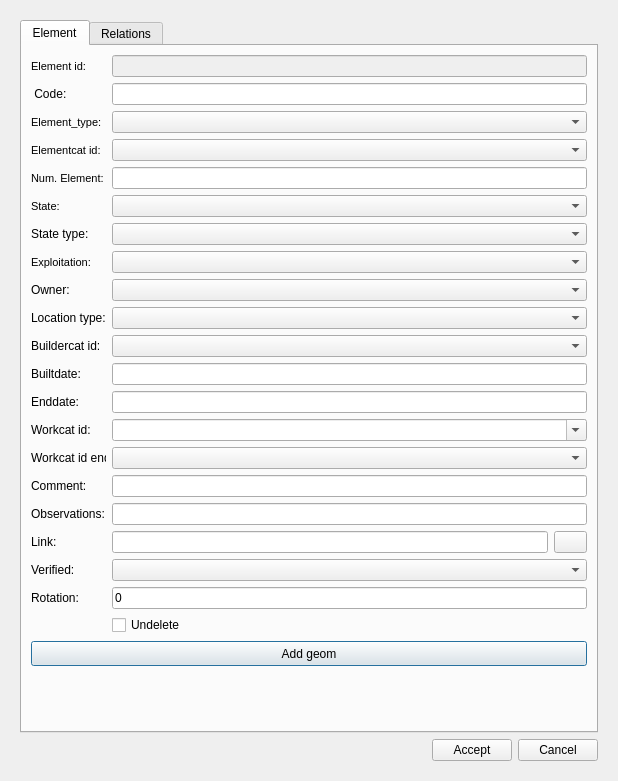
<?xml version="1.0" encoding="UTF-8"?>
<ui version="4.0">
 <class>dlg_element</class>
 <widget class="QDialog" name="dlg_element">
  <property name="geometry">
   <rect>
    <x>0</x>
    <y>0</y>
    <width>618</width>
    <height>781</height>
   </rect>
  </property>
  <property name="windowTitle">
   <string>Element</string>
  </property>
  <layout class="QGridLayout" name="gridLayout_4">
   <item row="0" column="0">
    <widget class="QWidget" name="centralwidget" native="true">
     <property name="minimumSize">
      <size>
       <width>319</width>
       <height>586</height>
      </size>
     </property>
     <layout class="QGridLayout" name="gridLayout">
      <item row="0" column="0">
       <widget class="QTabWidget" name="tabWidget">
        <property name="currentIndex">
         <number>0</number>
        </property>
        <widget class="QWidget" name="tab_element">
         <attribute name="title">
          <string>Element</string>
         </attribute>
         <layout class="QGridLayout" name="gridLayout_2">
          <item row="9" column="0">
           <widget class="QPushButton" name="btn_add_geom">
            <property name="sizePolicy">
             <sizepolicy hsizetype="Minimum" vsizetype="Minimum">
              <horstretch>0</horstretch>
              <verstretch>0</verstretch>
             </sizepolicy>
            </property>
            <property name="minimumSize">
             <size>
              <width>0</width>
              <height>25</height>
             </size>
            </property>
            <property name="text">
             <string>Add geom</string>
            </property>
           </widget>
          </item>
          <item row="10" column="0">
           <spacer name="verticalSpacer">
            <property name="orientation">
             <enum>Qt::Vertical</enum>
            </property>
            <property name="sizeHint" stdset="0">
             <size>
              <width>20</width>
              <height>40</height>
             </size>
            </property>
           </spacer>
          </item>
          <item row="0" column="0">
           <layout class="QGridLayout" name="gridLayout_3">
            <item row="3" column="1">
             <widget class="QLabel" name="lbl_elementcat_id">
              <property name="sizePolicy">
               <sizepolicy hsizetype="Fixed" vsizetype="Preferred">
                <horstretch>0</horstretch>
                <verstretch>0</verstretch>
               </sizepolicy>
              </property>
              <property name="font">
               <font>
                <pointsize>8</pointsize>
                <weight>50</weight>
                <bold>false</bold>
               </font>
              </property>
              <property name="frameShape">
               <enum>QFrame::NoFrame</enum>
              </property>
              <property name="frameShadow">
               <enum>QFrame::Plain</enum>
              </property>
              <property name="text">
               <string>Elementcat id:</string>
              </property>
              <property name="textFormat">
               <enum>Qt::AutoText</enum>
              </property>
              <property name="scaledContents">
               <bool>false</bool>
              </property>
              <property name="alignment">
               <set>Qt::AlignLeading|Qt::AlignLeft|Qt::AlignVCenter</set>
              </property>
              <property name="margin">
               <number>3</number>
              </property>
             </widget>
            </item>
            <item row="1" column="1">
             <widget class="QLabel" name="lbl_code">
              <property name="text">
               <string> Code:</string>
              </property>
             </widget>
            </item>
            <item row="5" column="1">
             <widget class="QLabel" name="lbl_state">
              <property name="sizePolicy">
               <sizepolicy hsizetype="Fixed" vsizetype="Preferred">
                <horstretch>0</horstretch>
                <verstretch>0</verstretch>
               </sizepolicy>
              </property>
              <property name="font">
               <font>
                <pointsize>8</pointsize>
                <weight>50</weight>
                <bold>false</bold>
               </font>
              </property>
              <property name="frameShape">
               <enum>QFrame::NoFrame</enum>
              </property>
              <property name="frameShadow">
               <enum>QFrame::Plain</enum>
              </property>
              <property name="text">
               <string>State:</string>
              </property>
              <property name="textFormat">
               <enum>Qt::AutoText</enum>
              </property>
              <property name="scaledContents">
               <bool>false</bool>
              </property>
              <property name="alignment">
               <set>Qt::AlignLeading|Qt::AlignLeft|Qt::AlignVCenter</set>
              </property>
              <property name="margin">
               <number>3</number>
              </property>
             </widget>
            </item>
            <item row="2" column="1">
             <widget class="QLabel" name="lbl_element_type">
              <property name="sizePolicy">
               <sizepolicy hsizetype="Fixed" vsizetype="Preferred">
                <horstretch>0</horstretch>
                <verstretch>0</verstretch>
               </sizepolicy>
              </property>
              <property name="font">
               <font>
                <pointsize>8</pointsize>
                <weight>50</weight>
                <bold>false</bold>
               </font>
              </property>
              <property name="frameShape">
               <enum>QFrame::NoFrame</enum>
              </property>
              <property name="frameShadow">
               <enum>QFrame::Plain</enum>
              </property>
              <property name="text">
               <string>Element_type:</string>
              </property>
              <property name="textFormat">
               <enum>Qt::AutoText</enum>
              </property>
              <property name="scaledContents">
               <bool>false</bool>
              </property>
              <property name="alignment">
               <set>Qt::AlignLeading|Qt::AlignLeft|Qt::AlignVCenter</set>
              </property>
              <property name="margin">
               <number>3</number>
              </property>
             </widget>
            </item>
            <item row="10" column="1">
             <widget class="QLabel" name="lbl_buildercat_id">
              <property name="sizePolicy">
               <sizepolicy hsizetype="Fixed" vsizetype="Preferred">
                <horstretch>0</horstretch>
                <verstretch>0</verstretch>
               </sizepolicy>
              </property>
              <property name="text">
               <string>Buildercat id:</string>
              </property>
             </widget>
            </item>
            <item row="11" column="1">
             <widget class="QLabel" name="lbl_builtdate">
              <property name="sizePolicy">
               <sizepolicy hsizetype="Fixed" vsizetype="Preferred">
                <horstretch>0</horstretch>
                <verstretch>0</verstretch>
               </sizepolicy>
              </property>
              <property name="text">
               <string>Builtdate:</string>
              </property>
             </widget>
            </item>
            <item row="0" column="1">
             <widget class="QLabel" name="lbl_element_id">
              <property name="font">
               <font>
                <pointsize>8</pointsize>
                <weight>50</weight>
                <bold>false</bold>
               </font>
              </property>
              <property name="frameShape">
               <enum>QFrame::NoFrame</enum>
              </property>
              <property name="frameShadow">
               <enum>QFrame::Plain</enum>
              </property>
              <property name="text">
               <string>Element id:</string>
              </property>
              <property name="textFormat">
               <enum>Qt::AutoText</enum>
              </property>
              <property name="scaledContents">
               <bool>false</bool>
              </property>
              <property name="alignment">
               <set>Qt::AlignLeading|Qt::AlignLeft|Qt::AlignVCenter</set>
              </property>
              <property name="margin">
               <number>3</number>
              </property>
             </widget>
            </item>
            <item row="9" column="1">
             <widget class="QLabel" name="lbl_location_type">
              <property name="sizePolicy">
               <sizepolicy hsizetype="Fixed" vsizetype="Preferred">
                <horstretch>0</horstretch>
                <verstretch>0</verstretch>
               </sizepolicy>
              </property>
              <property name="text">
               <string>Location type:</string>
              </property>
             </widget>
            </item>
            <item row="8" column="1">
             <widget class="QLabel" name="lbl_ownercat_id">
              <property name="sizePolicy">
               <sizepolicy hsizetype="Fixed" vsizetype="Preferred">
                <horstretch>0</horstretch>
                <verstretch>0</verstretch>
               </sizepolicy>
              </property>
              <property name="text">
               <string>Owner:</string>
              </property>
              <property name="margin">
               <number>0</number>
              </property>
             </widget>
            </item>
            <item row="7" column="1">
             <widget class="QLabel" name="lbl_expl_id">
              <property name="sizePolicy">
               <sizepolicy hsizetype="Fixed" vsizetype="Preferred">
                <horstretch>0</horstretch>
                <verstretch>0</verstretch>
               </sizepolicy>
              </property>
              <property name="font">
               <font>
                <pointsize>8</pointsize>
               </font>
              </property>
              <property name="frameShape">
               <enum>QFrame::NoFrame</enum>
              </property>
              <property name="frameShadow">
               <enum>QFrame::Plain</enum>
              </property>
              <property name="text">
               <string>Exploitation:</string>
              </property>
              <property name="textFormat">
               <enum>Qt::AutoText</enum>
              </property>
              <property name="scaledContents">
               <bool>false</bool>
              </property>
              <property name="alignment">
               <set>Qt::AlignLeading|Qt::AlignLeft|Qt::AlignVCenter</set>
              </property>
              <property name="margin">
               <number>3</number>
              </property>
             </widget>
            </item>
            <item row="13" column="1">
             <widget class="QLabel" name="lbl_workcat_id">
              <property name="sizePolicy">
               <sizepolicy hsizetype="Fixed" vsizetype="Preferred">
                <horstretch>0</horstretch>
                <verstretch>0</verstretch>
               </sizepolicy>
              </property>
              <property name="text">
               <string>Workcat id:</string>
              </property>
             </widget>
            </item>
            <item row="4" column="1">
             <widget class="QLabel" name="lbl_num_elements">
              <property name="sizePolicy">
               <sizepolicy hsizetype="Fixed" vsizetype="Preferred">
                <horstretch>0</horstretch>
                <verstretch>0</verstretch>
               </sizepolicy>
              </property>
              <property name="font">
               <font>
                <pointsize>8</pointsize>
                <weight>50</weight>
                <bold>false</bold>
               </font>
              </property>
              <property name="frameShape">
               <enum>QFrame::NoFrame</enum>
              </property>
              <property name="frameShadow">
               <enum>QFrame::Plain</enum>
              </property>
              <property name="text">
               <string>Num. Element:</string>
              </property>
              <property name="textFormat">
               <enum>Qt::AutoText</enum>
              </property>
              <property name="scaledContents">
               <bool>false</bool>
              </property>
              <property name="alignment">
               <set>Qt::AlignLeading|Qt::AlignLeft|Qt::AlignVCenter</set>
              </property>
              <property name="margin">
               <number>3</number>
              </property>
             </widget>
            </item>
            <item row="15" column="1">
             <widget class="QLabel" name="lbl_comment">
              <property name="sizePolicy">
               <sizepolicy hsizetype="Fixed" vsizetype="Preferred">
                <horstretch>0</horstretch>
                <verstretch>0</verstretch>
               </sizepolicy>
              </property>
              <property name="text">
               <string>Comment:</string>
              </property>
             </widget>
            </item>
            <item row="12" column="1">
             <widget class="QLabel" name="lbl_enddate">
              <property name="text">
               <string>Enddate:</string>
              </property>
             </widget>
            </item>
            <item row="6" column="1">
             <widget class="QLabel" name="lbl_state_type">
              <property name="sizePolicy">
               <sizepolicy hsizetype="Fixed" vsizetype="Preferred">
                <horstretch>0</horstretch>
                <verstretch>0</verstretch>
               </sizepolicy>
              </property>
              <property name="text">
               <string>State type:</string>
              </property>
             </widget>
            </item>
            <item row="17" column="3">
             <widget class="QLineEdit" name="link"/>
            </item>
            <item row="16" column="1">
             <widget class="QLabel" name="lbl_observ">
              <property name="sizePolicy">
               <sizepolicy hsizetype="Fixed" vsizetype="Preferred">
                <horstretch>0</horstretch>
                <verstretch>0</verstretch>
               </sizepolicy>
              </property>
              <property name="text">
               <string>Observations:</string>
              </property>
             </widget>
            </item>
            <item row="17" column="1">
             <widget class="QLabel" name="lbl_link">
              <property name="sizePolicy">
               <sizepolicy hsizetype="Fixed" vsizetype="Preferred">
                <horstretch>0</horstretch>
                <verstretch>0</verstretch>
               </sizepolicy>
              </property>
              <property name="text">
               <string>Link:</string>
              </property>
             </widget>
            </item>
            <item row="18" column="1">
             <widget class="QLabel" name="lbl_verified">
              <property name="sizePolicy">
               <sizepolicy hsizetype="Fixed" vsizetype="Preferred">
                <horstretch>0</horstretch>
                <verstretch>0</verstretch>
               </sizepolicy>
              </property>
              <property name="text">
               <string>Verified:</string>
              </property>
             </widget>
            </item>
            <item row="14" column="1">
             <widget class="QLabel" name="lbl_workcat_id_end">
              <property name="enabled">
               <bool>true</bool>
              </property>
              <property name="sizePolicy">
               <sizepolicy hsizetype="Fixed" vsizetype="Preferred">
                <horstretch>0</horstretch>
                <verstretch>0</verstretch>
               </sizepolicy>
              </property>
              <property name="maximumSize">
               <size>
                <width>75</width>
                <height>20</height>
               </size>
              </property>
              <property name="text">
               <string>Workcat id end:</string>
              </property>
             </widget>
            </item>
            <item row="19" column="1">
             <widget class="QLabel" name="lbl_rotation">
              <property name="text">
               <string>Rotation:</string>
              </property>
             </widget>
            </item>
            <item row="16" column="3" colspan="2">
             <widget class="QLineEdit" name="observ"/>
            </item>
            <item row="17" column="4">
             <widget class="QPushButton" name="btn_path_url">
              <property name="sizePolicy">
               <sizepolicy hsizetype="Minimum" vsizetype="Fixed">
                <horstretch>0</horstretch>
                <verstretch>0</verstretch>
               </sizepolicy>
              </property>
              <property name="minimumSize">
               <size>
                <width>0</width>
                <height>0</height>
               </size>
              </property>
              <property name="maximumSize">
               <size>
                <width>33</width>
                <height>16777215</height>
               </size>
              </property>
              <property name="text">
               <string/>
              </property>
             </widget>
            </item>
            <item row="15" column="3" colspan="2">
             <widget class="QLineEdit" name="comment"/>
            </item>
            <item row="9" column="3" colspan="2">
             <widget class="QComboBox" name="location_type"/>
            </item>
            <item row="14" column="3" colspan="2">
             <widget class="QComboBox" name="workcat_id_end"/>
            </item>
            <item row="10" column="3" colspan="2">
             <widget class="QComboBox" name="buildercat_id"/>
            </item>
            <item row="7" column="3" colspan="2">
             <widget class="QComboBox" name="expl_id"/>
            </item>
            <item row="6" column="3" colspan="2">
             <widget class="QComboBox" name="state_type">
              <property name="sizePolicy">
               <sizepolicy hsizetype="Preferred" vsizetype="Preferred">
                <horstretch>0</horstretch>
                <verstretch>0</verstretch>
               </sizepolicy>
              </property>
             </widget>
            </item>
            <item row="5" column="3" colspan="2">
             <widget class="QComboBox" name="state"/>
            </item>
            <item row="8" column="3" colspan="2">
             <widget class="QComboBox" name="ownercat_id"/>
            </item>
            <item row="4" column="3" colspan="2">
             <widget class="QLineEdit" name="num_elements">
              <property name="enabled">
               <bool>true</bool>
              </property>
              <property name="frame">
               <bool>true</bool>
              </property>
             </widget>
            </item>
            <item row="13" column="3" colspan="2">
             <widget class="QComboBox" name="workcat_id">
              <property name="editable">
               <bool>true</bool>
              </property>
             </widget>
            </item>
            <item row="11" column="3" colspan="2">
             <widget class="QLineEdit" name="builtdate"/>
            </item>
            <item row="12" column="3" colspan="2">
             <widget class="QLineEdit" name="enddate"/>
            </item>
            <item row="2" column="3" colspan="2">
             <widget class="QComboBox" name="element_type"/>
            </item>
            <item row="3" column="3" colspan="2">
             <widget class="QComboBox" name="elementcat_id"/>
            </item>
            <item row="1" column="3" colspan="2">
             <widget class="QLineEdit" name="code"/>
            </item>
            <item row="0" column="3" colspan="2">
             <widget class="QLineEdit" name="element_id">
              <property name="enabled">
               <bool>false</bool>
              </property>
              <property name="frame">
               <bool>true</bool>
              </property>
             </widget>
            </item>
            <item row="18" column="3" colspan="2">
             <widget class="QComboBox" name="verified"/>
            </item>
            <item row="19" column="3" colspan="2">
             <widget class="QLineEdit" name="rotation">
              <property name="text">
               <string>0</string>
              </property>
             </widget>
            </item>
            <item row="20" column="3" colspan="2">
             <widget class="QCheckBox" name="undelete">
              <property name="text">
               <string>Undelete</string>
              </property>
             </widget>
            </item>
           </layout>
          </item>
         </layout>
        </widget>
        <widget class="QWidget" name="tab_relations">
         <attribute name="title">
          <string>Relations</string>
         </attribute>
         <layout class="QVBoxLayout" name="verticalLayout_4">
          <item>
           <layout class="QHBoxLayout" name="horizontalLayout_9">
            <item>
             <widget class="QLineEdit" name="feature_id"/>
            </item>
            <item>
             <widget class="QPushButton" name="btn_insert">
              <property name="text">
               <string/>
              </property>
             </widget>
            </item>
            <item>
             <widget class="QPushButton" name="btn_delete">
              <property name="text">
               <string/>
              </property>
             </widget>
            </item>
            <item>
             <widget class="QPushButton" name="btn_snapping">
              <property name="text">
               <string/>
              </property>
             </widget>
            </item>
           </layout>
          </item>
          <item>
           <widget class="QTabWidget" name="tab_feature">
            <property name="currentIndex">
             <number>0</number>
            </property>
            <widget class="QWidget" name="tab_arc">
             <attribute name="title">
              <string>Arc</string>
             </attribute>
             <layout class="QVBoxLayout" name="verticalLayout_5">
              <item>
               <widget class="QTableView" name="tbl_element_x_arc">
                <property name="sortingEnabled">
                 <bool>true</bool>
                </property>
               </widget>
              </item>
             </layout>
            </widget>
            <widget class="QWidget" name="tab_node">
             <attribute name="title">
              <string>Node</string>
             </attribute>
             <layout class="QVBoxLayout" name="verticalLayout_6">
              <item>
               <widget class="QTableView" name="tbl_element_x_node">
                <property name="sortingEnabled">
                 <bool>true</bool>
                </property>
               </widget>
              </item>
             </layout>
            </widget>
            <widget class="QWidget" name="tab_connec">
             <attribute name="title">
              <string>Connec</string>
             </attribute>
             <layout class="QVBoxLayout" name="verticalLayout_7">
              <item>
               <widget class="QTableView" name="tbl_element_x_connec">
                <property name="sortingEnabled">
                 <bool>true</bool>
                </property>
               </widget>
              </item>
             </layout>
            </widget>
            <widget class="QWidget" name="tab_gully">
             <attribute name="title">
              <string>Gully</string>
             </attribute>
             <layout class="QVBoxLayout" name="verticalLayout_8">
              <item>
               <widget class="QTableView" name="tbl_element_x_gully">
                <property name="sortingEnabled">
                 <bool>true</bool>
                </property>
               </widget>
              </item>
             </layout>
            </widget>
           </widget>
          </item>
         </layout>
        </widget>
       </widget>
      </item>
      <item row="1" column="0">
       <layout class="QGridLayout" name="lyt_buttons">
        <property name="topMargin">
         <number>0</number>
        </property>
        <item row="0" column="0">
         <spacer name="horizontalSpacer_17">
          <property name="orientation">
           <enum>Qt::Horizontal</enum>
          </property>
          <property name="sizeHint" stdset="0">
           <size>
            <width>40</width>
            <height>20</height>
           </size>
          </property>
         </spacer>
        </item>
        <item row="0" column="1">
         <widget class="QPushButton" name="btn_accept">
          <property name="text">
           <string>Accept</string>
          </property>
         </widget>
        </item>
        <item row="0" column="2">
         <widget class="QPushButton" name="btn_cancel">
          <property name="text">
           <string>Cancel</string>
          </property>
         </widget>
        </item>
       </layout>
      </item>
     </layout>
    </widget>
   </item>
  </layout>
 </widget>
 <tabstops>
  <tabstop>tabWidget</tabstop>
  <tabstop>element_id</tabstop>
  <tabstop>code</tabstop>
  <tabstop>element_type</tabstop>
  <tabstop>elementcat_id</tabstop>
  <tabstop>num_elements</tabstop>
  <tabstop>state</tabstop>
  <tabstop>state_type</tabstop>
  <tabstop>expl_id</tabstop>
  <tabstop>ownercat_id</tabstop>
  <tabstop>location_type</tabstop>
  <tabstop>buildercat_id</tabstop>
  <tabstop>builtdate</tabstop>
  <tabstop>enddate</tabstop>
  <tabstop>workcat_id</tabstop>
  <tabstop>workcat_id_end</tabstop>
  <tabstop>comment</tabstop>
  <tabstop>observ</tabstop>
  <tabstop>link</tabstop>
  <tabstop>btn_path_url</tabstop>
  <tabstop>verified</tabstop>
  <tabstop>rotation</tabstop>
  <tabstop>undelete</tabstop>
  <tabstop>btn_add_geom</tabstop>
  <tabstop>feature_id</tabstop>
  <tabstop>btn_insert</tabstop>
  <tabstop>btn_delete</tabstop>
  <tabstop>btn_snapping</tabstop>
  <tabstop>tab_feature</tabstop>
  <tabstop>tbl_element_x_arc</tabstop>
  <tabstop>tbl_element_x_node</tabstop>
  <tabstop>tbl_element_x_connec</tabstop>
  <tabstop>tbl_element_x_gully</tabstop>
  <tabstop>btn_accept</tabstop>
  <tabstop>btn_cancel</tabstop>
 </tabstops>
 <resources/>
 <connections/>
</ui>
